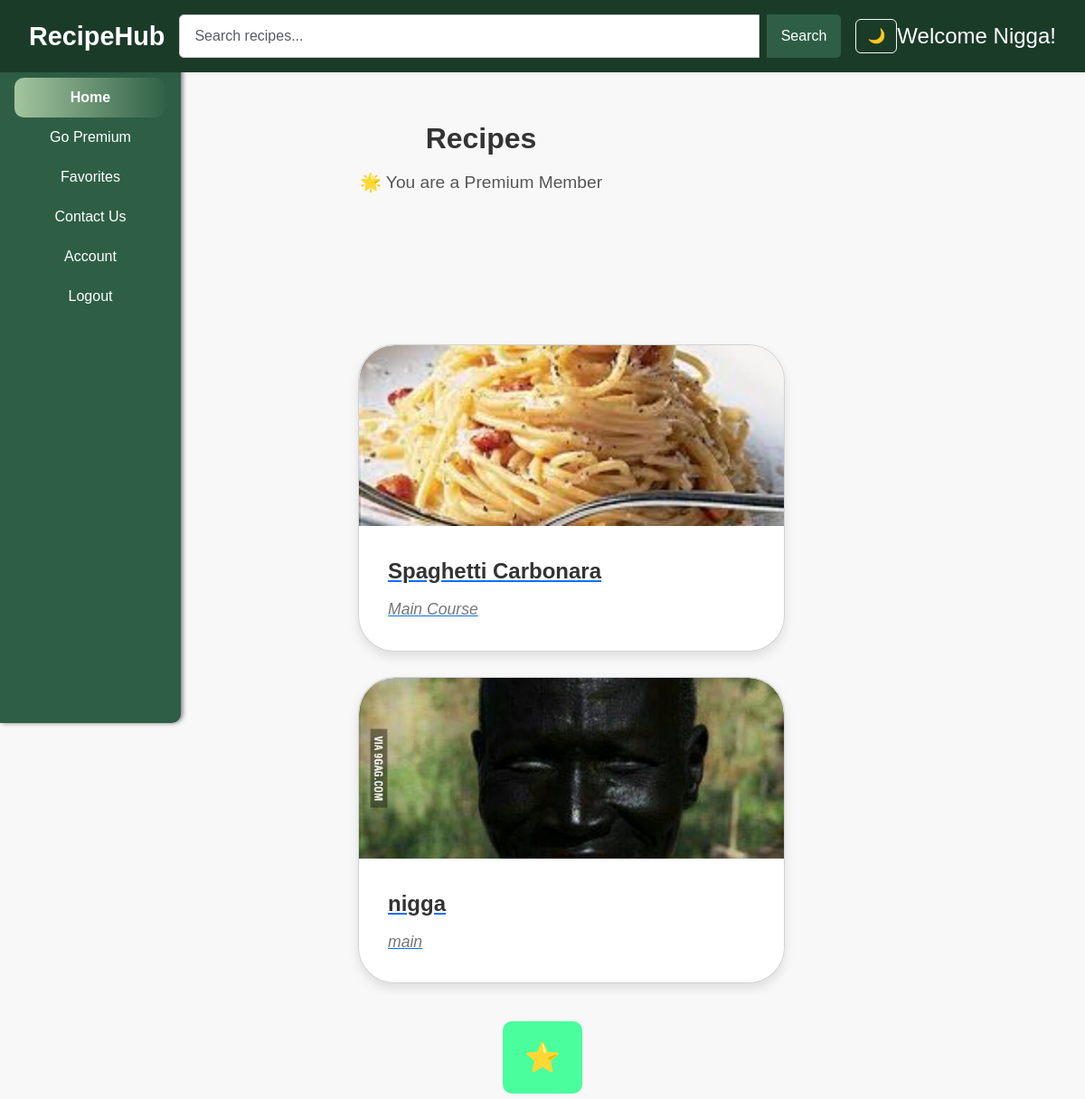
The app's page / (signed in) with its own data.
### tables this page shows
CREATE TABLE Recipes (
      id INTEGER PRIMARY KEY AUTOINCREMENT,
      title TEXT,
      ingredients TEXT,
      instructions TEXT,
      duration INTEGER,
      isPremium INTEGER DEFAULT 0,
      status TEXT DEFAULT 'pending',
      staff_id INTEGER,
      createdAt TIMESTAMP DEFAULT CURRENT_TIMESTAMP, image TEXT, courseType TEXT,
      FOREIGN KEY (staff_id) REFERENCES Staff(id)
    );

### app.py (the view)
@app.route('/')
def chome():
    if 'user_id' in session:
        db = get_db_connection()
        cursor = db.cursor()
        cursor.execute(
            "SELECT subscribed, username FROM Customers WHERE id = ?",
            (session['user_id'], ))
        user = cursor.fetchone()
        is_premium = user['subscribed'] == 1 if user else False
        username = user['username']
        if is_premium or session['role'] == 'admin':
            cursor.execute("SELECT * FROM Recipes WHERE status = 'approved'")
        else:
            cursor.execute(
                "SELECT * FROM Recipes WHERE status = 'approved' AND isPremium = 0"
            )
        recipes = cursor.fetchall()
        cursor.execute("SELECT recipe_id FROM Favorites WHERE customer_id = ?",
                       (session['user_id'], ))
        favorite_ids = {row['recipe_id'] for row in cursor.fetchall()}
        db.close()
        return render_template('customer/chome.html',
                               username=username,
                               is_premium=is_premium,
                               recipes=recipes,
                               favorite_ids=favorite_ids)
    flash("You must be logged in to access the home page", "warning")
    return redirect(url_for('login'))

### db_setup.py (called while the page is built)
def get_db_connection():
  conn = sqlite3.connect('RecipeHub.db')
  conn.row_factory = sqlite3.Row
  return conn

### templates/customer/chome.html (shortened to what this page needs)
{% extends 'customer/base.html' %}
{% block head %}
<link rel="stylesheet" href="{{ url_for('static', filename='chome.css') }}">
{% endblock %}
{% block body %}
<main class="main-content">
  <h2 class="section-title">Recipes</h2>
  <div class="status-banner">
    {% if is_premium %}
      <p class="premium-status">🌟 You are a Premium Member</p>
    {% else %}
      <p class="premium-status">👤 Standard Member — <a href="{{ url_for('premium') }}">Upgrade</a></p>
    {% endif %}
  </div>
  <div class="content">
    <div class="cards">
      {% if recipes %}
        {% for recipe in recipes %}
          {% if recipe['isPremium'] == 1 and not is_premium %}
            <div class="cardLocked">
              <img src="{{ url_for('serve_image', filename=recipe['image']) }}" alt="{{ recipe['title'] }}">
              <div class="card-info">
                <strong>{{ recipe['title'] }}</strong>
                <small><span class="locked-icon">🔒</span> Locked</small>
              </div>
            </div>
          {% else %}
            <div class="card">
              <a href="{{ url_for('view_recipe_customer', recipe_id=recipe['id']) }}" class="card-link">
                <img src="{{ url_for('serve_image', filename=recipe['image']) }}" alt="{{ recipe['title'] }}">
                <div class="card-info">
                  <strong>{{ recipe['title'] }}</strong>
                  <small>{{ recipe['courseType'] }}</small>
                </div>
              </a>
            </div>
          {% endif %}
        {% endfor %}
      {% else %}
        <p class="no-recipes">No recipes available.</p>
      {% endif %}
    </div>
    <div class="bottom-buttons">
      <a href="{{ url_for('favorites') }}">
        <button class="premium-star" title="View Favorites">⭐</button>
      </a>
    </div>
  </div>
</main>
{% endblock %}

### static/base.css (style rules this page uses)
*, *::before, *::after { margin: 0; padding: 0; box-sizing: border-box; }
html, body { height: 100%; font-family: 'Poppins', sans-serif; color: #a2a5b3; background: #0b0d15; overflow-x: hidden; }
body { min-height: 100vh; }
.content { margin-left: 200px; margin-top: 70px; padding: 2rem; min-height: calc(100vh - 70px); overflow-x: hidden; display: flex; flex-wrap: wrap; width: 100%; justify-content: center; }
.cards { display: grid; grid-template-columns: repeat(auto-fit, minmax(300px, 1fr)); gap: 20px; width: 90%; margin: 30px auto; }
@media (min-width: 1200px) { .cards { grid-template-columns: repeat(auto-fit, minmax(350px, 1fr)); gap: 30px; } }
@media (min-width: 1200px) { .card img { height: 250px; } }
.card, .cardLocked { background-color: #fff; border-radius: 2.5rem; box-shadow: 0 6px 12px rgba(0, 0, 0, 0.1); transition: transform 0.3s ease, box-shadow 0.3s ease, background-color 0.3s ease, opacity 0.5s ease; position: relative; display: flex; flex-direction: column; }

### static/chome.css (style rules this page uses)
*, *::before, *::after { box-sizing: border-box; margin: 0; padding: 0; }
body { font-family: 'Arial', sans-serif; background-color: #F8F8F8; overflow-x: hidden; margin: 0; padding: 0; }
.main-content { padding: 2rem 2rem 3rem 2rem; min-height: calc(100vh - 70px); display: flex; flex-direction: column; align-items: center; width: calc(100% - 200px); box-sizing: border-box; }
.section-title { font-size: 2rem; color: #333; text-align: center; font-weight: 700; margin-bottom: 1rem; width: 100%; max-width: 1100px; }
.status-banner { width: 100%; max-width: 1100px; text-align: center; margin-bottom: 1rem; }
.premium-status { font-size: 1.2rem; color: #555; }
.content { width: 100%; max-width: 1100px; display: block; }
.cards { display: grid; grid-template-columns: repeat(auto-fit, minmax(280px, 1fr)); gap: 24px; width: 100%; }
@media (min-width: 1200px) { .cards { grid-template-columns: repeat(auto-fit, minmax(320px, 1fr)); gap: 28px; } }
@media (min-width: 1200px) { .card img, .cardLocked img { height: 260px; } }
.card, .cardLocked { background-color: #fff; border-radius: 2.5rem; box-shadow: 0 6px 12px rgba(0, 0, 0, 0.1); transition: transform 0.3s ease, box-shadow 0.3s ease, background-color 0.3s ease, opacity 0.5s ease; position: relative; display: flex; flex-direction: column; min-height: 320px; opacity: 0; overflow: hidden; }
.card img, .cardLocked img { width: 100%; object-fit: cover; border-top-left-radius: 2.5rem; border-top-right-radius: 2.5rem; transition: transform 0.3s ease; height: 200px; }
.card-info { padding: 2rem; background-color: #fff; border-bottom-left-radius: 2.5rem; border-bottom-right-radius: 2.5rem; flex: 1; }
.card-info strong { font-size: 1.5rem; display: block; margin-bottom: 0.7rem; font-weight: 600; color: #333; }
.card-info small { color: #777; font-size: 1.1rem; font-style: italic; }
.card.fade-in, .cardLocked.fade-in { opacity: 1; animation: fadeIn 0.5s ease-in-out forwards; transform: translateY(0); }
.bottom-buttons { background-color: rgba(0, 255, 119, 0.7); border-radius: 10px; padding: 1rem 1.5rem; position: fixed; bottom: 20px; left: 50%; transform: translateX(-50%); display: flex; justify-content: center; align-items: center; z-index: 10; cursor: pointer; animation: glow 1.5s ease-in-out infinite alternate; }
.premium-star { font-size: 2rem; color: white; border: none; background: none; cursor: pointer; }

### records on screen
Recipes: image (picture), title "Spaghetti Carbonara", courseType "Main Course"
Recipes: image (picture), title "nigga", courseType "main"

### other values on screen
{{ session['username'] }} "Nigga"
